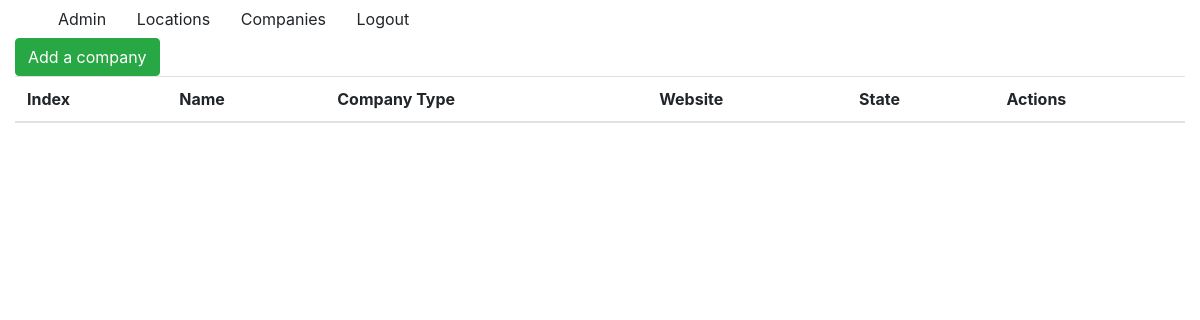
Page /companies/ (signed in) on the earlier database version.
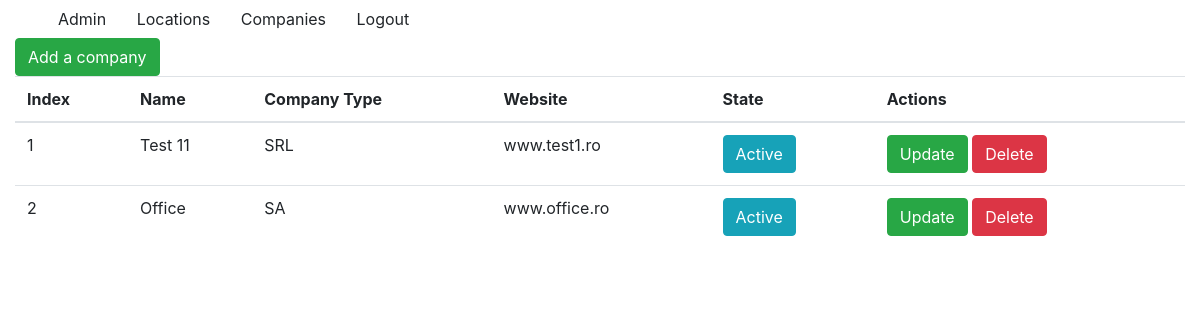
Same page on the later database version.
### app_2/models.py (models this page shows, shortened)
class Companies(models.Model):
    name = models.CharField(max_length=100)
    website = models.CharField(max_length=50)
    company_type = models.CharField(max_length=10, choices=company_types)
    active = models.BooleanField(default=1)

### app_2/views.py (the view)
# urls.py: path('', views.CompaniesView.as_view(), name='companies_list'),
class CompaniesView(LoginRequiredMixin, ListView):
    model = Companies
    template_name = 'app_2/companies_index.html'

### templates/app_2/companies_index.html
{% extends 'base.html' %}
{% block content %}
    <a class="btn btn-success" href="{% url 'companies:add' %}">Add a company</a>
    <table class="table">
        <thead>
            <tr>
                <th>Index</th>
                <th>Name</th>
                <th>Company Type</th>
                <th>Website</th>
                <th>State</th>
                <th>Actions</th>
            </tr>
        </thead>
        <tbody>
            {% for item in companies_list %}
                <tr>
                    <td>{{ forloop.counter }}</td>
                    <td>{{ item.name }}</td>
                    <td>{{ item.company_type }}</td>
                    <td>
                        {{ item.website }}
                    </td>
                    <td>
                        {% if item.active == 1 %}
                            <span class="btn btn-info">Active</span>
                        {% else %}
                            <span class="btn btn-info">Inactive</span>
                        {% endif %}
                    </td>
                    <td>
                        <a class="btn btn-success" href="{% url 'companies:update' item.id %}">Update</a>
                        {% if item.active == 1 %}
                        <a class="btn btn-danger" href="{% url 'companies:delete' item.id %}">Delete</a>
                        {% else %}
                        <a class="btn btn-info" href="{% url 'companies:activate' item.id %}">Activate</a>
                        {% endif %}
                    </td>
                </tr>
            {% endfor %}
        </tbody>
    </table>
{% endblock %}

### templates/base.html
<html>
    <head>
        <link rel="stylesheet" href="https://stackpath.bootstrapcdn.com/bootstrap/4.4.1/css/bootstrap.min.css">
    </head>
    <body>
        <div class="container">
            <div class="row">
                <div class="col-md-12">
                    <nav>
                        <a class="btn" href="/admin">Admin</a>
                        {% if request.user.is_authenticated %}
                            <a class="btn" href="{% url 'locations:locations_list' %}">Locations</a>
                            <a class="btn" href="{% url 'companies:companies_list' %}">Companies</a>
                            <a class="btn" href="{% url 'logout' %}">Logout</a>
                        {% endif %}
                    </nav>
                </div>
            </div>
        </div>
        <div class="col-md-12">
            {% block content %}
            {% endblock %}
        </div>
    </body>
</html>

Differences in the rows shown:
added Companies: name "Test 11", company_type "SRL", website "www.test1.ro", active "Active"
added Companies: name "Office", company_type "SA", website "www.office.ro", active "Active"
